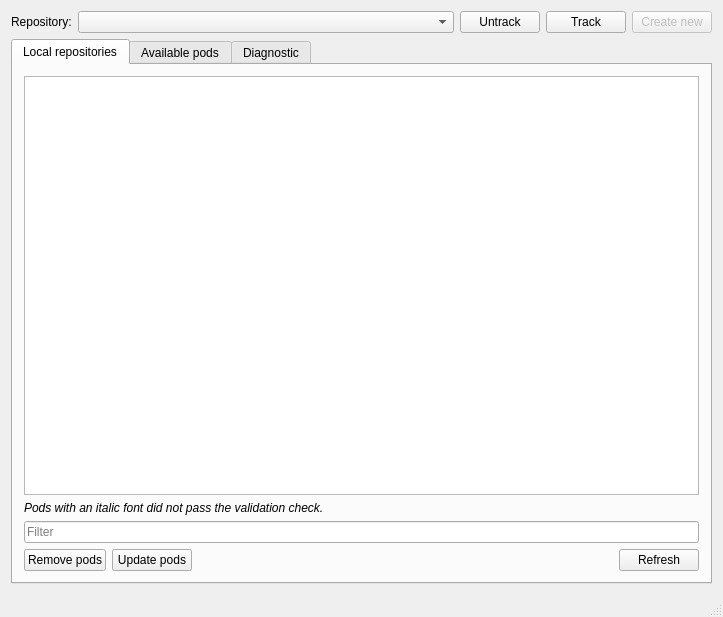
<?xml version="1.0" encoding="UTF-8"?>
<ui version="4.0">
 <class>MainWindow</class>
 <widget class="QMainWindow" name="MainWindow">
  <property name="geometry">
   <rect>
    <x>0</x>
    <y>0</y>
    <width>723</width>
    <height>617</height>
   </rect>
  </property>
  <property name="windowTitle">
   <string>Qt Pods</string>
  </property>
  <property name="windowIcon">
   <iconset resource="resources.qrc">
    <normaloff>:/icons/icons/appicon.svg</normaloff>:/icons/icons/appicon.svg</iconset>
  </property>
  <property name="styleSheet">
   <string notr="true"/>
  </property>
  <widget class="QWidget" name="centralWidget">
   <layout class="QVBoxLayout" name="verticalLayout">
    <item>
     <layout class="QHBoxLayout" name="horizontalLayout">
      <property name="spacing">
       <number>6</number>
      </property>
      <item>
       <widget class="QLabel" name="label_2">
        <property name="text">
         <string>Repository:</string>
        </property>
       </widget>
      </item>
      <item>
       <widget class="QComboBox" name="comboBoxCurrentRepository">
        <property name="sizePolicy">
         <sizepolicy hsizetype="Expanding" vsizetype="Fixed">
          <horstretch>0</horstretch>
          <verstretch>0</verstretch>
         </sizepolicy>
        </property>
        <property name="minimumSize">
         <size>
          <width>0</width>
          <height>0</height>
         </size>
        </property>
        <property name="styleSheet">
         <string notr="true"/>
        </property>
        <property name="editable">
         <bool>false</bool>
        </property>
        <property name="iconSize">
         <size>
          <width>20</width>
          <height>20</height>
         </size>
        </property>
       </widget>
      </item>
      <item>
       <widget class="QPushButton" name="pushButtonRemoveRepository">
        <property name="minimumSize">
         <size>
          <width>0</width>
          <height>0</height>
         </size>
        </property>
        <property name="toolTip">
         <string>Untrack selected repository. The repository will not be removed on disk.</string>
        </property>
        <property name="text">
         <string>Untrack</string>
        </property>
        <property name="icon">
         <iconset resource="resources.qrc">
          <normaloff>:/icons/icons/stock_close.svg</normaloff>:/icons/icons/stock_close.svg</iconset>
        </property>
        <property name="iconSize">
         <size>
          <width>16</width>
          <height>16</height>
         </size>
        </property>
       </widget>
      </item>
      <item>
       <widget class="QPushButton" name="pushButtonAddRepository">
        <property name="text">
         <string>Track</string>
        </property>
        <property name="icon">
         <iconset resource="resources.qrc">
          <normaloff>:/icons/icons/list-add.svg</normaloff>:/icons/icons/list-add.svg</iconset>
        </property>
       </widget>
      </item>
      <item>
       <widget class="QPushButton" name="pushButtonCreateNewRepository">
        <property name="enabled">
         <bool>false</bool>
        </property>
        <property name="text">
         <string>Create new</string>
        </property>
        <property name="icon">
         <iconset resource="resources.qrc">
          <normaloff>:/icons/icons/file_new.svg</normaloff>:/icons/icons/file_new.svg</iconset>
        </property>
       </widget>
      </item>
     </layout>
    </item>
    <item>
     <widget class="QTabWidget" name="tabWidgetPods">
      <property name="enabled">
       <bool>true</bool>
      </property>
      <property name="sizePolicy">
       <sizepolicy hsizetype="Expanding" vsizetype="Expanding">
        <horstretch>0</horstretch>
        <verstretch>0</verstretch>
       </sizepolicy>
      </property>
      <property name="tabShape">
       <enum>QTabWidget::Rounded</enum>
      </property>
      <property name="currentIndex">
       <number>0</number>
      </property>
      <property name="iconSize">
       <size>
        <width>16</width>
        <height>16</height>
       </size>
      </property>
      <property name="usesScrollButtons">
       <bool>true</bool>
      </property>
      <widget class="QWidget" name="tabLocalPods">
       <attribute name="icon">
        <iconset resource="resources.qrc">
         <normaloff>:/icons/icons/computer.svg</normaloff>:/icons/icons/computer.svg</iconset>
       </attribute>
       <attribute name="title">
        <string>Local repositories</string>
       </attribute>
       <layout class="QVBoxLayout" name="verticalLayout_2">
        <item>
         <widget class="QTableView" name="tableViewLocal">
          <property name="toolTip">
           <string>List of all locally installed pods in the current repository.</string>
          </property>
          <property name="statusTip">
           <string>List of all locally installed pods in the current repository.</string>
          </property>
          <property name="whatsThis">
           <string>List of all locally installed pods in the current repository.</string>
          </property>
          <property name="alternatingRowColors">
           <bool>false</bool>
          </property>
          <property name="selectionBehavior">
           <enum>QAbstractItemView::SelectRows</enum>
          </property>
          <property name="textElideMode">
           <enum>Qt::ElideLeft</enum>
          </property>
          <property name="verticalScrollMode">
           <enum>QAbstractItemView::ScrollPerPixel</enum>
          </property>
          <property name="horizontalScrollMode">
           <enum>QAbstractItemView::ScrollPerPixel</enum>
          </property>
          <property name="showGrid">
           <bool>true</bool>
          </property>
          <property name="gridStyle">
           <enum>Qt::SolidLine</enum>
          </property>
          <property name="sortingEnabled">
           <bool>true</bool>
          </property>
          <property name="wordWrap">
           <bool>false</bool>
          </property>
          <attribute name="horizontalHeaderDefaultSectionSize">
           <number>150</number>
          </attribute>
          <attribute name="horizontalHeaderStretchLastSection">
           <bool>true</bool>
          </attribute>
          <attribute name="verticalHeaderVisible">
           <bool>false</bool>
          </attribute>
          <attribute name="verticalHeaderCascadingSectionResizes">
           <bool>true</bool>
          </attribute>
          <attribute name="verticalHeaderStretchLastSection">
           <bool>false</bool>
          </attribute>
         </widget>
        </item>
        <item>
         <widget class="QLabel" name="label">
          <property name="font">
           <font>
            <italic>true</italic>
           </font>
          </property>
          <property name="text">
           <string>Pods with an italic font did not pass the validation check.</string>
          </property>
         </widget>
        </item>
        <item>
         <widget class="QLineEdit" name="lineEditSearchLocal">
          <property name="toolTip">
           <string>Type to filter the list. You can use wildcards, ie. &quot;pack*&quot;.</string>
          </property>
          <property name="statusTip">
           <string>Type to filter the list. You can use wildcards, ie. &quot;pack*&quot;.</string>
          </property>
          <property name="whatsThis">
           <string>Type to filter the list. You can use wildcards, ie. &quot;pack*&quot;.</string>
          </property>
          <property name="placeholderText">
           <string>Filter</string>
          </property>
         </widget>
        </item>
        <item>
         <layout class="QHBoxLayout" name="horizontalLayout_2">
          <property name="spacing">
           <number>6</number>
          </property>
          <item>
           <widget class="QPushButton" name="pushButtonRemoveLocalPods">
            <property name="toolTip">
             <string>Remove selected pods from the current repository.</string>
            </property>
            <property name="statusTip">
             <string>Remove selected pods from the current repository.</string>
            </property>
            <property name="whatsThis">
             <string>Remove selected pods from the current repository.</string>
            </property>
            <property name="text">
             <string>Remove pods</string>
            </property>
            <property name="icon">
             <iconset resource="resources.qrc">
              <normaloff>:/icons/icons/stock_close.svg</normaloff>:/icons/icons/stock_close.svg</iconset>
            </property>
            <property name="iconSize">
             <size>
              <width>16</width>
              <height>16</height>
             </size>
            </property>
           </widget>
          </item>
          <item>
           <widget class="QPushButton" name="pushButtonUpdateLocalPods">
            <property name="enabled">
             <bool>true</bool>
            </property>
            <property name="toolTip">
             <string>Attempt to update all pods in the current repository.</string>
            </property>
            <property name="statusTip">
             <string>Attempt to update all pods in the current repository.</string>
            </property>
            <property name="whatsThis">
             <string>Attempt to update all pods in the current repository.</string>
            </property>
            <property name="text">
             <string>Update pods</string>
            </property>
            <property name="icon">
             <iconset resource="resources.qrc">
              <normaloff>:/icons/icons/system-upgrade.svg</normaloff>:/icons/icons/system-upgrade.svg</iconset>
            </property>
            <property name="iconSize">
             <size>
              <width>16</width>
              <height>16</height>
             </size>
            </property>
           </widget>
          </item>
          <item>
           <spacer name="horizontalSpacer">
            <property name="orientation">
             <enum>Qt::Horizontal</enum>
            </property>
            <property name="sizeHint" stdset="0">
             <size>
              <width>40</width>
              <height>20</height>
             </size>
            </property>
           </spacer>
          </item>
          <item>
           <widget class="QPushButton" name="pushButtonRefreshLocalPods">
            <property name="toolTip">
             <string>Refresh list of local repositories manually.</string>
            </property>
            <property name="statusTip">
             <string>Refresh list of local repositories manually.</string>
            </property>
            <property name="whatsThis">
             <string>Refresh list of local repositories manually.</string>
            </property>
            <property name="text">
             <string>Refresh</string>
            </property>
            <property name="icon">
             <iconset resource="resources.qrc">
              <normaloff>:/icons/icons/rotate.svg</normaloff>:/icons/icons/rotate.svg</iconset>
            </property>
            <property name="iconSize">
             <size>
              <width>16</width>
              <height>16</height>
             </size>
            </property>
           </widget>
          </item>
         </layout>
        </item>
       </layout>
      </widget>
      <widget class="QWidget" name="tabAvailablePods">
       <attribute name="icon">
        <iconset resource="resources.qrc">
         <normaloff>:/icons/icons/network_local.svg</normaloff>:/icons/icons/network_local.svg</iconset>
       </attribute>
       <attribute name="title">
        <string>Available pods</string>
       </attribute>
       <layout class="QVBoxLayout" name="verticalLayout_3">
        <item>
         <layout class="QHBoxLayout" name="horizontalLayout_4">
          <property name="topMargin">
           <number>0</number>
          </property>
          <item>
           <widget class="QPushButton" name="pushButtonManageSources">
            <property name="enabled">
             <bool>true</bool>
            </property>
            <property name="minimumSize">
             <size>
              <width>0</width>
              <height>0</height>
             </size>
            </property>
            <property name="maximumSize">
             <size>
              <width>16777215</width>
              <height>16777215</height>
             </size>
            </property>
            <property name="toolTip">
             <string>Manage pod sources.</string>
            </property>
            <property name="statusTip">
             <string>Manage pod sources.</string>
            </property>
            <property name="whatsThis">
             <string>Manage pod sources.</string>
            </property>
            <property name="text">
             <string>Manage Sources</string>
            </property>
            <property name="icon">
             <iconset resource="resources.qrc">
              <normaloff>:/icons/icons/system-run.svg</normaloff>:/icons/icons/system-run.svg</iconset>
            </property>
            <property name="iconSize">
             <size>
              <width>16</width>
              <height>16</height>
             </size>
            </property>
           </widget>
          </item>
          <item>
           <widget class="QPushButton" name="pushButtonInstallExternalPod">
            <property name="minimumSize">
             <size>
              <width>0</width>
              <height>0</height>
             </size>
            </property>
            <property name="toolTip">
             <string>Install a pod that is not provided in the sources list.</string>
            </property>
            <property name="statusTip">
             <string>Install a pod that is not provided in the sources list.</string>
            </property>
            <property name="whatsThis">
             <string>Install a pod that is not provided in the sources list.</string>
            </property>
            <property name="text">
             <string>Install external pod</string>
            </property>
            <property name="icon">
             <iconset resource="resources.qrc">
              <normaloff>:/icons/icons/file_new.svg</normaloff>:/icons/icons/file_new.svg</iconset>
            </property>
            <property name="iconSize">
             <size>
              <width>16</width>
              <height>16</height>
             </size>
            </property>
           </widget>
          </item>
          <item>
           <spacer name="horizontalSpacer_3">
            <property name="orientation">
             <enum>Qt::Horizontal</enum>
            </property>
            <property name="sizeHint" stdset="0">
             <size>
              <width>40</width>
              <height>20</height>
             </size>
            </property>
           </spacer>
          </item>
         </layout>
        </item>
        <item>
         <widget class="QTableView" name="tableViewRemote">
          <property name="toolTip">
           <string>List of all available pods provided by all source.</string>
          </property>
          <property name="statusTip">
           <string>List of all available pods provided by all source.</string>
          </property>
          <property name="whatsThis">
           <string>List of all available pods provided by all source.</string>
          </property>
          <property name="alternatingRowColors">
           <bool>false</bool>
          </property>
          <property name="selectionBehavior">
           <enum>QAbstractItemView::SelectRows</enum>
          </property>
          <property name="textElideMode">
           <enum>Qt::ElideLeft</enum>
          </property>
          <property name="verticalScrollMode">
           <enum>QAbstractItemView::ScrollPerPixel</enum>
          </property>
          <property name="horizontalScrollMode">
           <enum>QAbstractItemView::ScrollPerPixel</enum>
          </property>
          <property name="showGrid">
           <bool>true</bool>
          </property>
          <property name="gridStyle">
           <enum>Qt::SolidLine</enum>
          </property>
          <property name="sortingEnabled">
           <bool>true</bool>
          </property>
          <property name="wordWrap">
           <bool>false</bool>
          </property>
          <attribute name="horizontalHeaderDefaultSectionSize">
           <number>150</number>
          </attribute>
          <attribute name="horizontalHeaderStretchLastSection">
           <bool>true</bool>
          </attribute>
          <attribute name="verticalHeaderVisible">
           <bool>false</bool>
          </attribute>
          <attribute name="verticalHeaderCascadingSectionResizes">
           <bool>true</bool>
          </attribute>
         </widget>
        </item>
        <item>
         <widget class="QLineEdit" name="lineEditSearchRemote">
          <property name="toolTip">
           <string>Type to filter the list. You can use wildcards, ie. &quot;pack*&quot;.</string>
          </property>
          <property name="statusTip">
           <string>Type to filter the list. You can use wildcards, ie. &quot;pack*&quot;.</string>
          </property>
          <property name="whatsThis">
           <string>Type to filter the list. You can use wildcards, ie. &quot;pack*&quot;.</string>
          </property>
          <property name="placeholderText">
           <string>Filter</string>
          </property>
         </widget>
        </item>
        <item>
         <layout class="QHBoxLayout" name="horizontalLayout_3">
          <item>
           <spacer name="horizontalSpacer_2">
            <property name="orientation">
             <enum>Qt::Horizontal</enum>
            </property>
            <property name="sizeHint" stdset="0">
             <size>
              <width>40</width>
              <height>20</height>
             </size>
            </property>
           </spacer>
          </item>
          <item>
           <widget class="QPushButton" name="pushButtonRefreshAvailablePods">
            <property name="toolTip">
             <string>Refresh list of available pods manually.</string>
            </property>
            <property name="statusTip">
             <string>Refresh list of available pods manually.</string>
            </property>
            <property name="whatsThis">
             <string>Refresh list of available pods manually.</string>
            </property>
            <property name="text">
             <string>Refresh</string>
            </property>
            <property name="icon">
             <iconset resource="resources.qrc">
              <normaloff>:/icons/icons/rotate.svg</normaloff>:/icons/icons/rotate.svg</iconset>
            </property>
            <property name="iconSize">
             <size>
              <width>16</width>
              <height>16</height>
             </size>
            </property>
           </widget>
          </item>
          <item>
           <widget class="QPushButton" name="pushButtonInstallPods">
            <property name="toolTip">
             <string>Install all selected pods to the current repository.</string>
            </property>
            <property name="statusTip">
             <string>Install all selected pods to the current repository.</string>
            </property>
            <property name="whatsThis">
             <string>Install all selected pods to the current repository.</string>
            </property>
            <property name="text">
             <string>Install</string>
            </property>
            <property name="icon">
             <iconset resource="resources.qrc">
              <normaloff>:/icons/icons/list-add.svg</normaloff>:/icons/icons/list-add.svg</iconset>
            </property>
            <property name="iconSize">
             <size>
              <width>16</width>
              <height>16</height>
             </size>
            </property>
           </widget>
          </item>
         </layout>
        </item>
       </layout>
      </widget>
      <widget class="QWidget" name="tabDiagnostic">
       <attribute name="icon">
        <iconset resource="resources.qrc">
         <normaloff>:/icons/icons/gnome-system.svg</normaloff>:/icons/icons/gnome-system.svg</iconset>
       </attribute>
       <attribute name="title">
        <string>Diagnostic</string>
       </attribute>
       <layout class="QVBoxLayout" name="verticalLayout_4">
        <item>
         <layout class="QHBoxLayout" name="horizontalLayout_5">
          <item>
           <widget class="QLabel" name="label_3">
            <property name="text">
             <string>Build:</string>
            </property>
           </widget>
          </item>
          <item>
           <widget class="QLineEdit" name="lineEditBuild">
            <property name="minimumSize">
             <size>
              <width>0</width>
              <height>0</height>
             </size>
            </property>
            <property name="font">
             <font>
              <family>Ubuntu Mono</family>
             </font>
            </property>
            <property name="readOnly">
             <bool>true</bool>
            </property>
           </widget>
          </item>
          <item>
           <widget class="QPushButton" name="pushButtonReportIssue">
            <property name="minimumSize">
             <size>
              <width>0</width>
              <height>0</height>
             </size>
            </property>
            <property name="toolTip">
             <string>Report an issue to the qt-pods bugtracker.</string>
            </property>
            <property name="statusTip">
             <string>Report an issue to the qt-pods bugtracker.</string>
            </property>
            <property name="whatsThis">
             <string>Report an issue to the qt-pods bugtracker.</string>
            </property>
            <property name="text">
             <string>Report an issue</string>
            </property>
            <property name="icon">
             <iconset resource="resources.qrc">
              <normaloff>:/icons/icons/remove.svg</normaloff>:/icons/icons/remove.svg</iconset>
            </property>
           </widget>
          </item>
         </layout>
        </item>
        <item>
         <widget class="QPlainTextEdit" name="plainTextEditDiagnostic">
          <property name="font">
           <font>
            <family>Ubuntu Mono</family>
            <pointsize>12</pointsize>
           </font>
          </property>
          <property name="styleSheet">
           <string notr="true">QPlainTextEdit {
	background: black;
	color: white;
}</string>
          </property>
          <property name="readOnly">
           <bool>true</bool>
          </property>
          <property name="plainText">
           <string/>
          </property>
         </widget>
        </item>
       </layout>
      </widget>
     </widget>
    </item>
   </layout>
  </widget>
  <widget class="QStatusBar" name="statusBar"/>
 </widget>
 <layoutdefault spacing="6" margin="11"/>
 <resources>
  <include location="resources.qrc"/>
 </resources>
 <connections/>
</ui>
